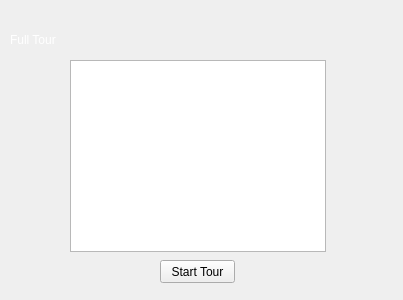
<?xml version="1.0" encoding="UTF-8"?>
<ui version="4.0">
 <class>FullTour</class>
 <widget class="QWidget" name="FullTour">
  <property name="geometry">
   <rect>
    <x>0</x>
    <y>0</y>
    <width>403</width>
    <height>300</height>
   </rect>
  </property>
  <property name="windowTitle">
   <string>Form</string>
  </property>
  <property name="styleSheet">
   <string notr="true">background-image: url(:/Resources/wine.jpeg);</string>
  </property>
  <widget class="QLabel" name="label">
   <property name="geometry">
    <rect>
     <x>10</x>
     <y>10</y>
     <width>221</width>
     <height>61</height>
    </rect>
   </property>
   <property name="styleSheet">
    <string notr="true">font: italic 26pt &quot;Zapfino&quot;;</string>
   </property>
   <property name="text">
    <string>&lt;html&gt;&lt;head/&gt;&lt;body&gt;&lt;p&gt;&lt;span style=&quot; color:#ffffff;&quot;&gt;Full Tour&lt;/span&gt;&lt;/p&gt;&lt;/body&gt;&lt;/html&gt;</string>
   </property>
  </widget>
  <widget class="QPushButton" name="pushButton">
   <property name="geometry">
    <rect>
     <x>160</x>
     <y>260</y>
     <width>75</width>
     <height>23</height>
    </rect>
   </property>
   <property name="styleSheet">
    <string notr="true"/>
   </property>
   <property name="text">
    <string>Start Tour</string>
   </property>
  </widget>
  <widget class="QListWidget" name="listWidget">
   <property name="geometry">
    <rect>
     <x>70</x>
     <y>60</y>
     <width>256</width>
     <height>192</height>
    </rect>
   </property>
  </widget>
 </widget>
 <resources/>
 <connections/>
</ui>
